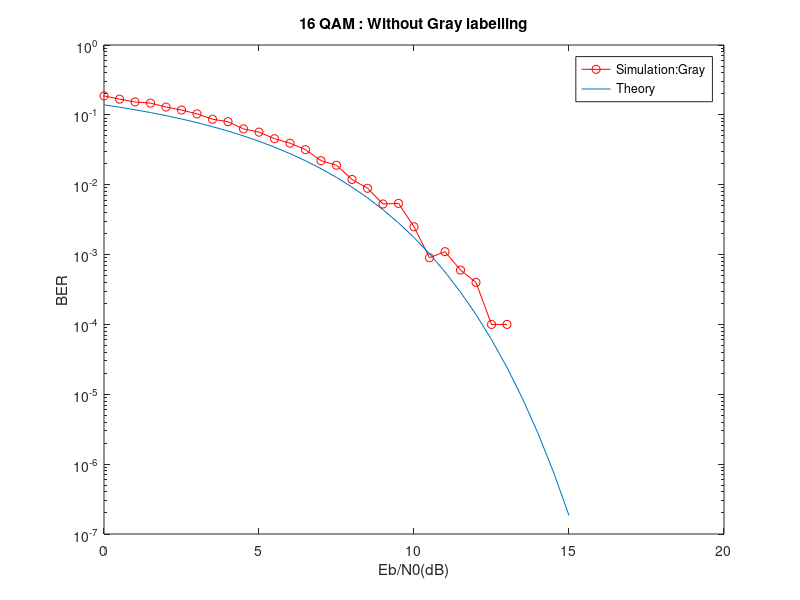

Source code (MATLAB):
%XXXXXXXXXXXXXXXXXXXXXXXXXXXXXXXXXXXXXXXXXXXXXXXXXXXXXXXXXXXXXXXXXXXXXX
%XXXX 16 - QAM Without Gray labelling :  BER vs SNR Plot   XXXXX
%XXXXXXXXXXXXXXXXXXXXXXXXXXXXXXXXXXXXXXXXXXXXXXXXXXXXXXXXXXXXXXXXXXXXXXX
close all;
%-------------------Data to be sent--------------------------------%
N = 10000; %Number of bits in the input signal
x= randi([0,1],1,N);%randomly generate bits of 0,1
M=16; %number of symbols
bits = log2(M); %Number of bits per symbols

%---------Modulation/ QAM Constellation : Without Gray labelling-----------%
%16-QAM constellation has 16 symbols mapped to different phases and
%amplitudes 
%initialise tx as empty array for storing non- gray labelling constellation
yy=[]; % transmitted signal initialisation
%Normalizing factor for energy : sqrt(1/10) is multiplied to all symbols
for i=1:bits:length(x)
    %first quadrant
     if x(i)==1 && x(i+1)==0 && x(i+2)==1 && x(i+3)==1
        y=(1/sqrt(10))*(1+1j*3); 
    elseif x(i)==1 && x(i+1)==1 && x(i+2)==1 && x(i+3)==1
        y=(1/sqrt(10))*(3+1j*3);    
    elseif x(i)==1 && x(i+1)==0 && x(i+2)==1 && x(i+3)==0
        y= (1/sqrt(10))*(1+1j*1);  
    elseif x(i)==1 && x(i+1)==1 && x(i+2)==1 && x(i+3)==0
        y=(1/sqrt(10))*(3+1j*1); 
        
       %second quadrant
    elseif x(i)==0 && x(i+1)==0 && x(i+2)==1 && x(i+3)==1
        y=(1/sqrt(10))*(-3+1j*3);
    elseif x(i)==0 && x(i+1)==1 && x(i+2)==1 && x(i+3)==1
        y=(1/sqrt(10))*(-1+1j*3);
    elseif x(i)==0 && x(i+1)==0 && x(i+2)==1 && x(i+3)==0
        y=(1/sqrt(10))*(-3+1j*1);
    elseif x(i)==0 && x(i+1)==1 && x(i+2)==1 && x(i+3)==0
        y=(1/sqrt(10))*(-1+1j*1);
        
        %third quadrant
    elseif x(i)==0 && x(i+1)==0 && x(i+2)==0 && x(i+3)==1
        y=(1/sqrt(10))*(-3+1j*-1);
    elseif x(i)==0 && x(i+1)==1 && x(i+2)==0 && x(i+3)==1
        y=(1/sqrt(10))*(-1+1j*-1);
    elseif x(i)==0 && x(i+1)==0 && x(i+2)==0 && x(i+3)==0
        y=(1/sqrt(10))*(-3+1j*-3);
    elseif x(i)==0 && x(i+1)==1 && x(i+2)==0 && x(i+3)==0
        y=(1/sqrt(10))*(-1+1j*-3);
        
        %fourth quadrant
    elseif x(i)==1 && x(i+1)==0 && x(i+2)==0 && x(i+3)==1
        y=(1/sqrt(10))*(1+1j*-1);
    elseif x(i)==1 && x(i+1)==1 && x(i+2)==0 && x(i+3)==1
        y=(1/sqrt(10))*(3+1j*-1);
    elseif x(i)==1 && x(i+1)==0 && x(i+2)==0 && x(i+3)==0
        y=(1/sqrt(10))*(1+1j*-3);
    elseif x(i)==1 && x(i+1)==1 && x(i+2)==0 && x(i+3)==0
        y=(1/sqrt(10))*(3+1j*-3);
    end
    yy=[yy y]; %appending the transmitted signal
end
%scatterplot(yy)
ber_th=[];%Initialise Thereotical Bit Error rate
ber_sim=[]; %Initialise Simulated Bit Error rate
%Start the loop for different values of SNR
%-------------------------BER Computation------------------------------% 
for EbN0dB=0:0.5:15
     %---------------------AWGN Channel----------------------%
EbN0 = 10^(EbN0dB/10); %Converting dB to linear scale
n=(1/sqrt(2))*[randn(1,length(yy))+1j*randn(1,length(yy))]; %generating gaussian complex noise
sigma = sqrt(1/(4*EbN0)); %variance : sqrt(1/((log2(M))*EbN0)) , here M=16, so log2(M) = 4
%as the noise is AWGN, it is added to the signal
r = yy+sigma*n; %final received signal
%-------------------------detection of bits------------------%
%set of possible transmitted symbols
%coordinates of original signal to be used for reference
org = sqrt(1/10)*[(-3+1j*3) (-1+1j*3) (-3+1j*1) (-1+1j*1) (1+1j*3) (3+1j*3) (1+1j*1) (3+1j*1) (1+1j*-1) (3+1j*-1) (1+1j*-3) (3+1j*-3) (-1+1j*-1) (-3+1j*-1) (-1+1j*-3) (-3+1j*-3)]
%scatterplot(org)
det=[] %Initialising detected signal
for mm=1:length(r)
    % find distance between symbols in received signal and original reference 
    for nn=1:length(org)
        a=((real(r(mm)) - real(org(nn)))^2);
        b=((imag(r(mm)) - imag(org(nn)))^2);
        err(nn)=sqrt(a+b);  %distance
    end
    %identified signal - find the index of the symbol with miniumum error
    %find the corresponding symbol from index from the original reference signal 
    iden = org(find(err==min(err)));   %identified symbols magnitude
    det = [det iden];   %detected signal
end
x_cap=[];   %final detetcted received signal 
%Start loop for assigning symbols
for k=1:length(det)
    %second quadrant
    if real(det(k))==(1/sqrt(10))*-3 && imag(det(k))==(1/sqrt(10))*3
        d=[0 0 1 1];    
    elseif real(det(k))==(1/sqrt(10))*-3 && imag(det(k))==(1/sqrt(10))*1
        d=[0 0 1 0]; 
    elseif real(det(k))==(1/sqrt(10))*-1 && imag(det(k))==(1/sqrt(10))*3
        d=[0 1 1 1];
    elseif real(det(k))==(1/sqrt(10))*-1 && imag(det(k))==(1/sqrt(10))*1
        d=[0 1 1 0];
        
      %first quadrant  
    elseif real(det(k))==(1/sqrt(10))*1 && imag(det(k))==(1/sqrt(10))*3
        d=[1 0 1 1];
    elseif real(det(k))==(1/sqrt(10))*3 && imag(det(k))==(1/sqrt(10))*3
        d=[1 1 1 1];
    elseif real(det(k))==(1/sqrt(10))*1 && imag(det(k))==(1/sqrt(10))*1
        d=[1 0 1 0];
     elseif real(det(k))==(1/sqrt(10))*3 && imag(det(k))==(1/sqrt(10))*1
        d=[1 1 1 0];
        
       %third quarter 
     elseif real(det(k))==(1/sqrt(10))*-3 && imag(det(k))==(1/sqrt(10))*-1
        d=[0 0 0 1];
     elseif real(det(k))==(1/sqrt(10))*-3 && imag(det(k))==(1/sqrt(10))*-3
        d=[0 0 0 0];
     elseif real(det(k))==(1/sqrt(10))*-1 && imag(det(k))==(1/sqrt(10))*-1
        d=[0 1 0 1];
     elseif real(det(k))==(1/sqrt(10))*-1 && imag(det(k))==(1/sqrt(10))*-3
        d=[0 1 0 0];
        
        %fourth quadrant
     elseif real(det(k))==(1/sqrt(10))*1 && imag(det(k))==(1/sqrt(10))*-1
        d=[1 0 0 1];
     elseif real(det(k))==(1/sqrt(10))*1 && imag(det(k))==(1/sqrt(10))*-3
        d=[1 0 0 0];
     elseif real(det(k))==(1/sqrt(10))*3 && imag(det(k))==(1/sqrt(10))*-1
        d=[1 1 0 1];
     elseif real(det(k))==(1/sqrt(10))*3 && imag(det(k))==(1/sqrt(10))*-3
        d=[1 1 0 0];
    end
   % appending detetced symbols to the array
 x_cap = [x_cap d];  %final received signal 
end
%Bit Error Rate Computation
%Simulated ber : if the original signal is not equal to the final detected
%signal, it is error. ber_sim:average of all errors
ber = sum(x~=x_cap)/N; %ber_sim for a particular snr
ber_sim = [ber_sim ber] %add the ber_sim to the main array including all snrs
M=16; % Number of symbols
b = log2(M); %no of bits per symbol
ber_th=[ber_th (1/b)*2*(1-sqrt(1/M))*erfc(sqrt((3*b*EbN0)/(2*(M-1))))]; % Thereotical ber
end
%-----------------Plot---------------------------------------------%
EbN0dB =0:0.5:15;% SNR values
semilogy(EbN0dB,ber_sim,'ro-',EbN0dB,ber_th,'-');%plot
xlabel('Eb/N0(dB)');
ylabel('BER');
xlabel('Eb/N0(dB)');
ylabel('BER');
title('16 QAM : Without Gray labelling')
legend('Simulation:Gray ', 'Theory')